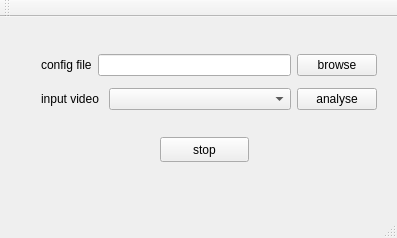
<?xml version="1.0" encoding="UTF-8"?>
<ui version="4.0">
 <class>Benchmark</class>
 <widget class="QMainWindow" name="Benchmark">
  <property name="geometry">
   <rect>
    <x>0</x>
    <y>0</y>
    <width>397</width>
    <height>238</height>
   </rect>
  </property>
  <property name="windowTitle">
   <string>Benchmark</string>
  </property>
  <widget class="QWidget" name="centralWidget">
   <widget class="QPushButton" name="pushButton_stop">
    <property name="geometry">
     <rect>
      <x>160</x>
      <y>120</y>
      <width>89</width>
      <height>25</height>
     </rect>
    </property>
    <property name="text">
     <string>stop</string>
    </property>
   </widget>
   <widget class="QWidget" name="">
    <property name="geometry">
     <rect>
      <x>30</x>
      <y>20</y>
      <width>358</width>
      <height>91</height>
     </rect>
    </property>
    <layout class="QVBoxLayout" name="verticalLayout">
     <item>
      <layout class="QHBoxLayout" name="horizontalLayout_3">
       <item>
        <widget class="QLabel" name="label_3">
         <property name="text">
          <string>config file</string>
         </property>
        </widget>
       </item>
       <item>
        <widget class="QLineEdit" name="lineEdit_configFile"/>
       </item>
       <item>
        <widget class="QPushButton" name="pushButton_configFile">
         <property name="text">
          <string>browse</string>
         </property>
        </widget>
       </item>
      </layout>
     </item>
     <item>
      <layout class="QHBoxLayout" name="horizontalLayout_4">
       <item>
        <widget class="QLabel" name="label_4">
         <property name="text">
          <string>input video </string>
         </property>
        </widget>
       </item>
       <item>
        <widget class="QComboBox" name="comboBox_video">
         <property name="sizePolicy">
          <sizepolicy hsizetype="Expanding" vsizetype="Fixed">
           <horstretch>0</horstretch>
           <verstretch>0</verstretch>
          </sizepolicy>
         </property>
        </widget>
       </item>
       <item>
        <widget class="QPushButton" name="pushButton_analyse">
         <property name="text">
          <string>analyse</string>
         </property>
        </widget>
       </item>
      </layout>
     </item>
    </layout>
   </widget>
  </widget>
  <widget class="QMenuBar" name="menuBar">
   <property name="geometry">
    <rect>
     <x>0</x>
     <y>0</y>
     <width>397</width>
     <height>22</height>
    </rect>
   </property>
  </widget>
  <widget class="QToolBar" name="mainToolBar">
   <attribute name="toolBarArea">
    <enum>TopToolBarArea</enum>
   </attribute>
   <attribute name="toolBarBreak">
    <bool>false</bool>
   </attribute>
  </widget>
  <widget class="QStatusBar" name="statusBar"/>
 </widget>
 <layoutdefault spacing="6" margin="11"/>
 <resources/>
 <connections/>
</ui>
